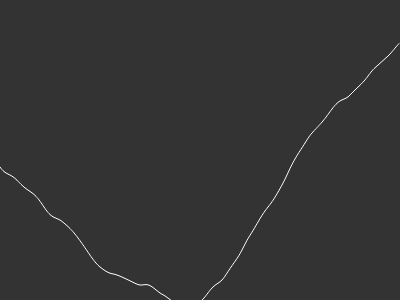
Frame 1 (no input)
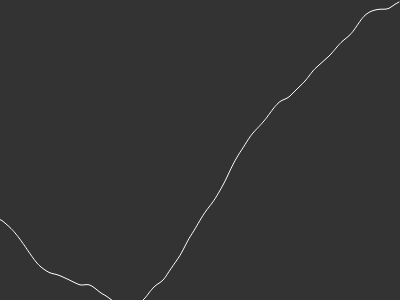
Frame 60 (no input)
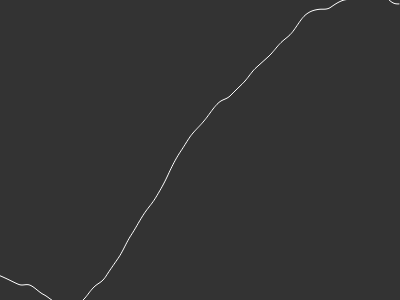
Frame 120 (the mouse pressed at the canvas centre since frame 60)

The p5.js sketch that drew these frames (run headless with seeded random() and noise() and a simulated clock; from frame 60 on, the mouse is pressed at the canvas centre):

// p5.js sketch
// ── sketch.js
var start = 0;
var inc = 0.01;

function setup() {
  createCanvas( 400,300 );
}

function draw() {
  background( 51 );

  beginShape();
  var xoff = start;

  for ( var x = 0; x < width; x++ ) {
    stroke( 255 );
    noFill();
    var n = map( noise( xoff ), 0, 1, -50, 50 )
    var s = map( sin( xoff ) , -1, 1, 0, height );
    var y = n + s;
    vertex( x, y );
    xoff += inc;
  }

  endShape();
  start += inc;

}
